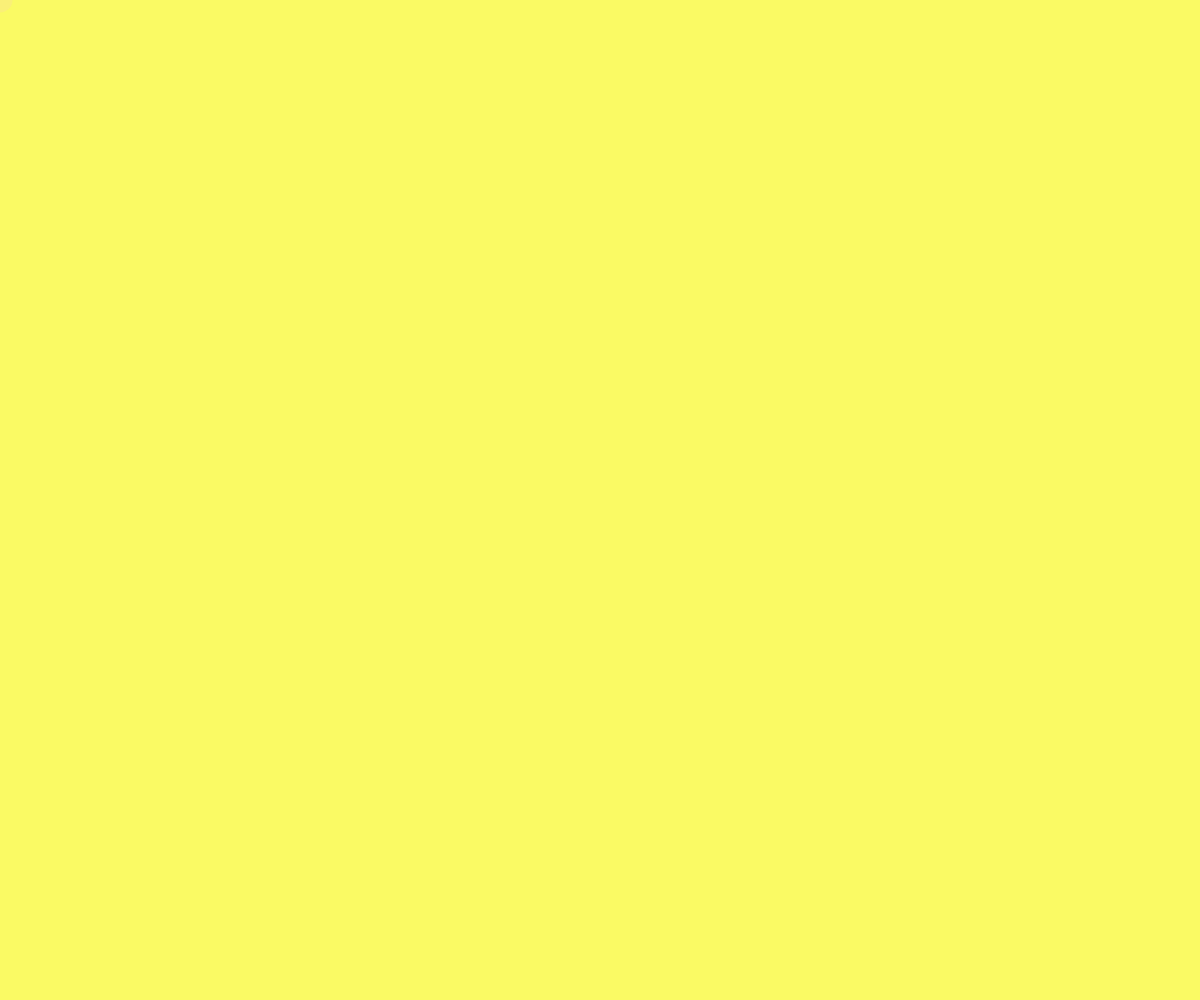
Frame 1 (no input)
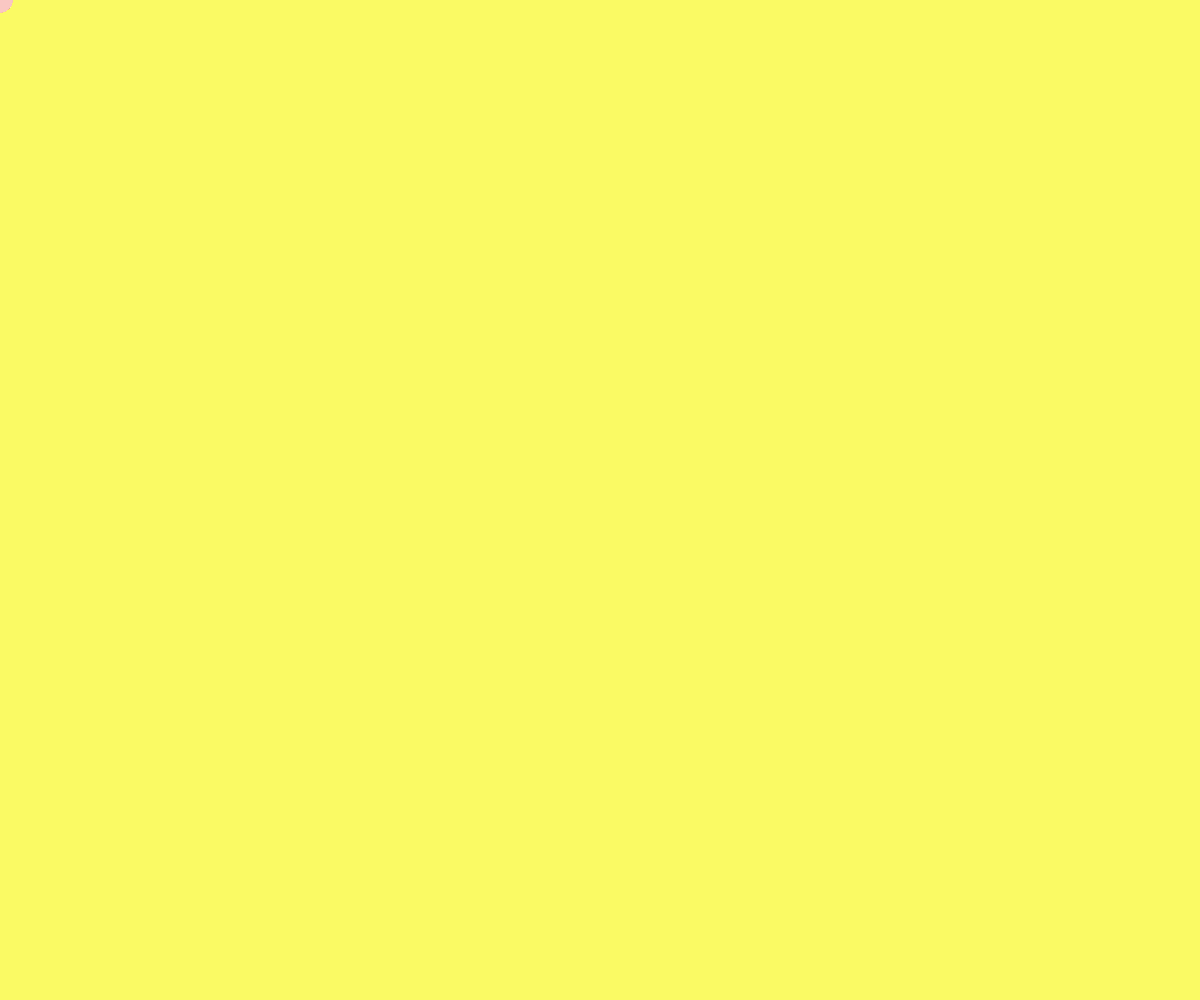
Frame 60 (no input)
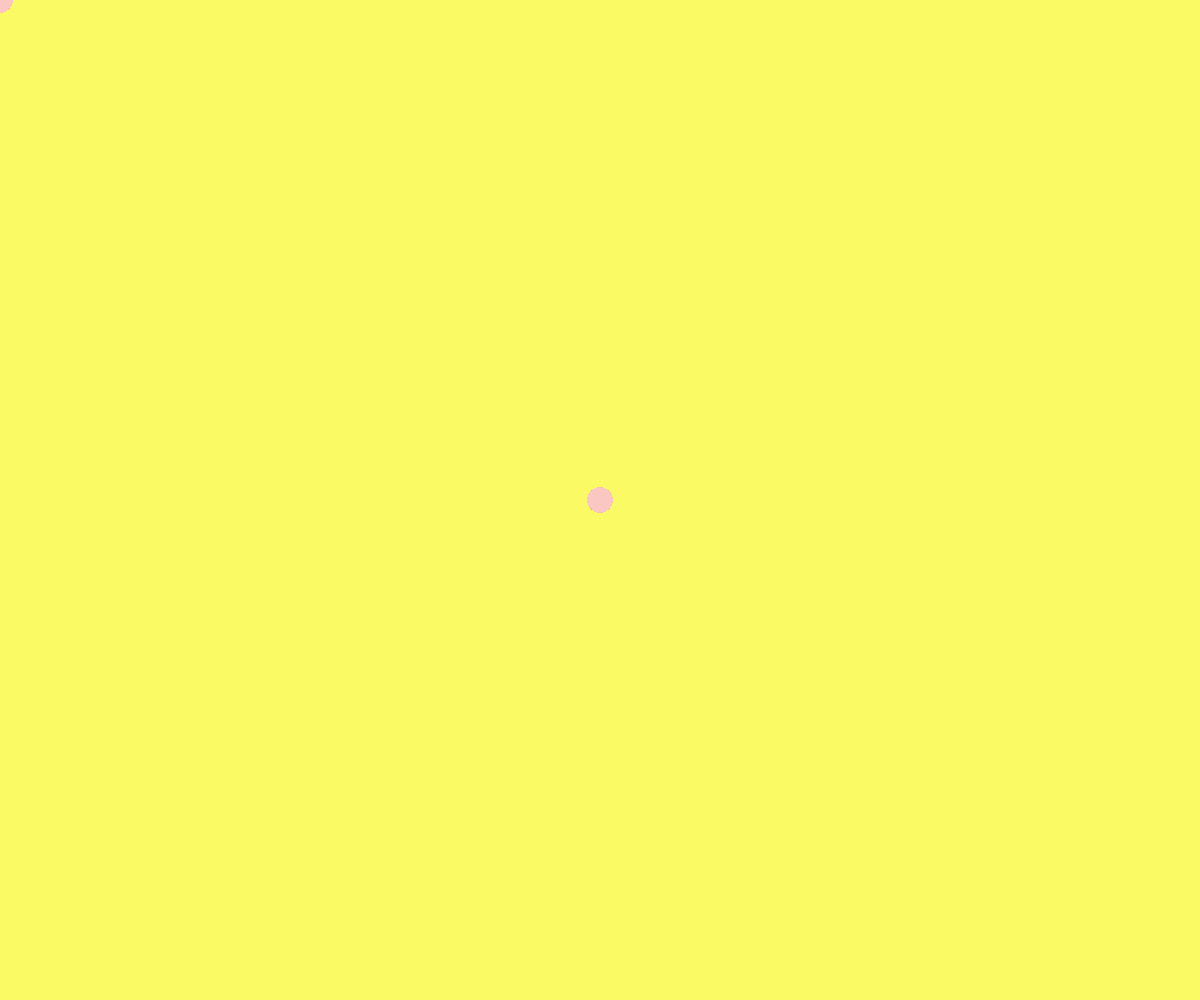
Frame 120 (the mouse pressed at the canvas centre since frame 60)

The p5.js sketch that drew these frames (run headless with seeded random() and noise() and a simulated clock; from frame 60 on, the mouse is pressed at the canvas centre):

// p5.js sketch
// ── sketch.js
function setup() {
    createCanvas(window.innerWidth, window.innerHeight);
    background(250, 250, 100);
  }
  
  function draw() {
  
    // ellipse
    noStroke();
    fill(250, 200, 200, 50);
    ellipse(mouseX, mouseY, 25, 25);
  
    function mousePressed(){
      background(250, 250, 100);
    }
  }
  
